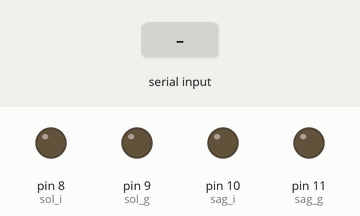
Recording of a sketch running on a simulated Arduino Uno, built with avr-gcc and run on an emulated ATmega328P. Shown: output pins drawn as LEDs (lit = HIGH). Inputs (shaded band) come from the test bench. What the sketch prints to the serial monitor is not drawn.

Above: at 1.2 s.
1.3 s: "ileri" received over Serial
At 1.47 s:
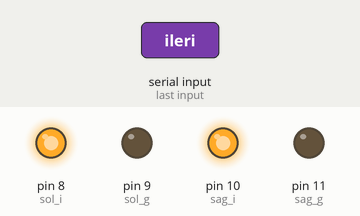
3.1 s: "geri" received over Serial
At 3.27 s:
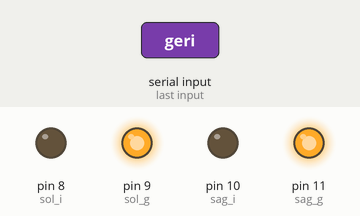
4.9 s: "sag" received over Serial
At 5.06 s:
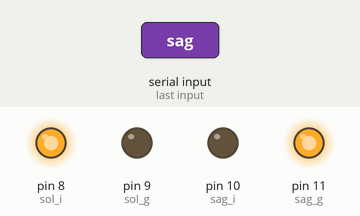
6.7 s: "sol" received over Serial
At 6.86 s:
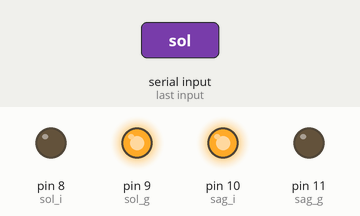
Timing chart, 0 to 9.5 s (numbered marks = the images above; inputs shaded):
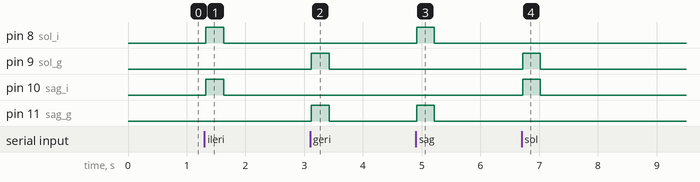

Measured:
- after the input at 1.3 s, pin 8 (sol_i), pin 10 (sag_i): LOW → HIGH at once, → LOW 0.30 s later
- after the input at 3.1 s, pin 9 (sol_g), pin 11 (sag_g): LOW → HIGH at once, → LOW 0.30 s later
- after the input at 4.9 s, pin 8 (sol_i), pin 11 (sag_g): LOW → HIGH at once, → LOW 0.30 s later
- after the input at 6.7 s, pin 9 (sol_g), pin 10 (sag_i): LOW → HIGH at once, → LOW 0.30 s later

The sketch:

Bluetooth_Araba_Kontrol.ino
```cpp
const int sol_i = 8;
const int sol_g = 9;
const int sag_i = 10;
const int sag_g = 11;
String metin;

void setup()
{
  Serial.begin(9600);
  pinMode(sag_i, OUTPUT);
  pinMode(sag_g, OUTPUT);
  pinMode(sol_i, OUTPUT);
  pinMode(sol_g, OUTPUT);
}

void loop()
{ Serial.print("a");

  while (Serial.available()) {
    Serial.print("b");
    delay(5);
    char m = Serial.read();
    metin += m;
  }
  if (metin.length() > 0)
  {

    Serial.println(metin);

    if (metin == "ileri")
    {
      digitalWrite(sag_i, HIGH);
      digitalWrite(sag_g, LOW);
      digitalWrite(sol_i, HIGH);
      digitalWrite(sol_g, LOW);
      delay(300);
    }
    if (metin == "geri")
    {
      digitalWrite(sag_i, LOW);
      digitalWrite(sag_g, HIGH);
      digitalWrite(sol_i, LOW);
      digitalWrite(sol_g, HIGH);
      delay(300);
    }
    if (metin == "sag")
    {
      digitalWrite(sag_i, LOW);
      digitalWrite(sag_g, HIGH);
      digitalWrite(sol_i, HIGH);
      digitalWrite(sol_g, LOW);
      delay(300);
    }
    if (metin == "sol")
    {

      digitalWrite(sag_i, HIGH);
      digitalWrite(sag_g, LOW);
      digitalWrite(sol_i, LOW);
      digitalWrite(sol_g, HIGH);
      delay(300);
      metin = "";
      digitalWrite(sag_i, LOW);
      digitalWrite(sag_g, LOW);
      digitalWrite(sol_i, LOW);
      digitalWrite(sol_g, LOW);
    }


    else
    {
      digitalWrite(sag_i, LOW);
      digitalWrite(sag_g, LOW);
      digitalWrite(sol_i, LOW);
      digitalWrite(sol_g, LOW);

    }
    metin = "";

  }

}
```
